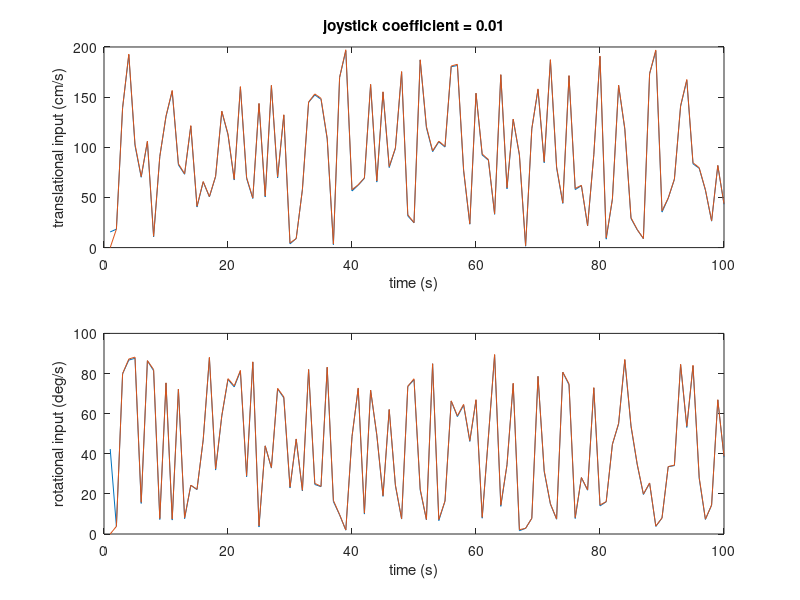

The MATLAB source for this figure:
%% Joystick coefficient function (tau = dt/1-a)

a = 0.01; % joystick coefficient, a ? [0,1]
v_max = 200; % cm/s
w_max = 90; % deg/s
dt = 1/60;
%% Option 1: Choose square wave input
j_x = v_max*([zeros(1,20) ones(1,60) zeros(1,20)]);
j_w = w_max*([zeros(1,20) ones(1,60) zeros(1,20)]);

%% Option 2: Choose random input in [0,200]
j_x = v_max*rand(1,100); % joystick translational input
j_w = w_max*rand(1,100); % joystick rotational input

%% Apply the joystick coefficient function
v = zeros(1,100); w = zeros(1,100);
for t = 2:100
    if a == 0
        v(t) = j_x(t);
        w(t) = j_w(t);
    elseif a == 1
        v(t) = v(t-1) + j_x(t)*dt;
        w(t) = w(t-1) + j_w(t)*dt;
    else
        tau = dt/1-a;
        v(t) = j_x(t) + tau*v(t-1);
        w(t) = j_w(t) + tau*w(t-1);
    end
end

figure;
subplot(2,1,1);
plot(j_x);title(['joystick coefficient = ' num2str(a)]);hold on;
plot(v);ylabel('translational input (cm/s)');xlabel('time (s)');
subplot(2,1,2);
plot(j_w);ylabel('rotational input (deg/s)');xlabel('time (s)');hold on;
plot(w);hold off;
